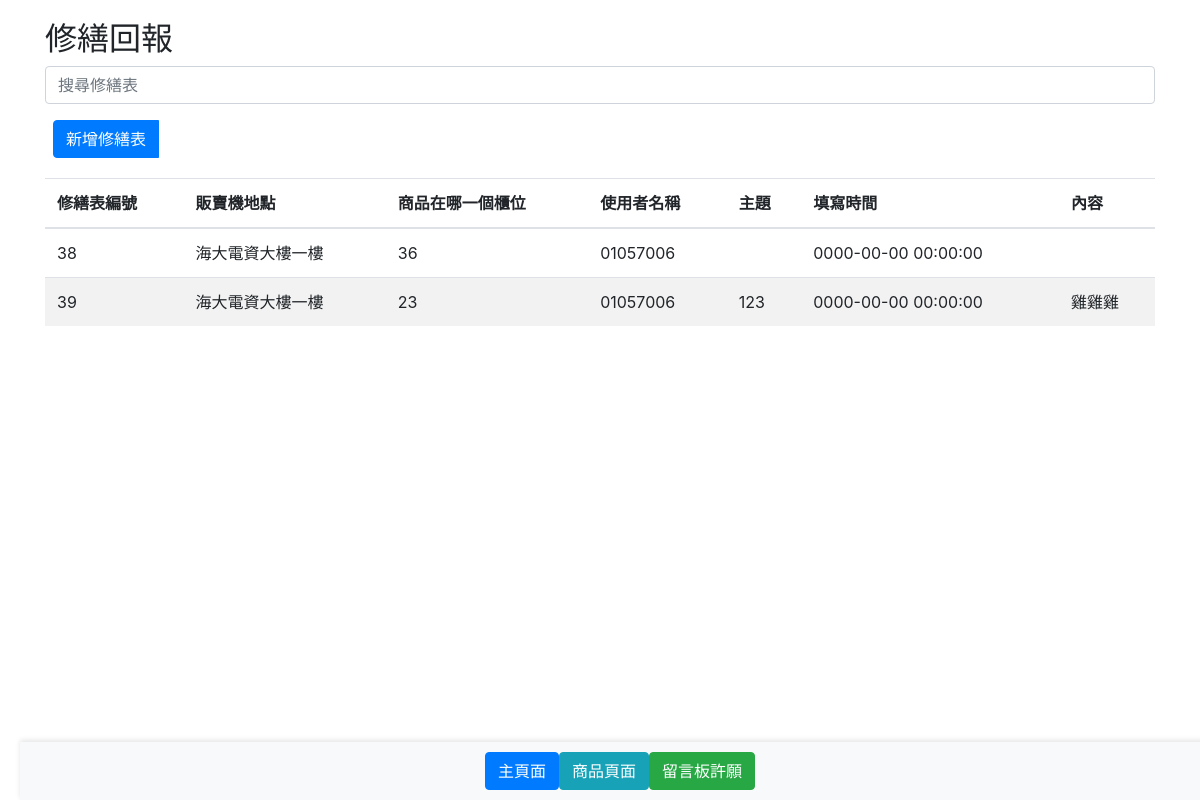
/fix_page.php, run on the app's committed database.
### tables this page shows
CREATE TABLE `fixboard` (
  `fixboard_id` int(10) NOT NULL,
  `place_id` int(10) UNSIGNED NOT NULL,
  `product_counter` int(10) UNSIGNED DEFAULT NULL,
  `username` varchar(50) DEFAULT NULL,
  `fixboard_subject` varchar(100) DEFAULT NULL,
  `fixboard_time` datetime DEFAULT NULL,
  `fixboard_content` varchar(100) DEFAULT NULL
);

### fix_page.php (the view, shortened to what this page needs)
<?php
include 'connMysql.php';
$sql = "SELECT * FROM fixboard";
$result = $db_link->query($sql);
?>
<!DOCTYPE html>
<html lang="en">
<head>
    <link rel="stylesheet" href="https://maxcdn.bootstrapcdn.com/bootstrap/4.5.2/css/bootstrap.min.css">
</head>
<body>
    <div class="container">
        <h2>修繕回報</h2>
        <div class="form-group">
            <input type="text" class="form-control" id="searchInput" placeholder="搜尋修繕表" oninput="searchFixboard()">
        </div>
        <div class="btn-group ml-2">
            <button class="btn btn-primary" data-toggle="modal" data-target="#addFixboardModal">新增修繕表</button>
        </div>
        <div class="table-container">
            <table class="table table-striped">
                <thead>
                    <tr>
                        <th>修繕表編號</th>
                        <th>販賣機地點</th>
                        <th>商品在哪一個櫃位</th>
                        <th>使用者名稱</th>
                        <th>主題</th>
                        <th>填寫時間</th>
                        <th>內容</th>
                    </tr>
                </thead>
                <tbody id="fixboardTableBody">
                    <tr>
                        <?php
                        $fixboards = $result->fetch_all(MYSQLI_ASSOC);
                        foreach ($fixboards as $fixboard) {
                            echo "<tr><div class='fixboard-block'>";
                            echo "<td>{$fixboard['fixboard_id']}</td>";
                            echo "<td>";
                            if ($fixboard['place_id'] == 1) {
                                echo "海大電資大樓一樓";
                            } else {
                                echo "第三餐廳門口";
                            }
                            echo "</td>";
                            echo "<td> {$fixboard['product_counter']} </td>";
                            echo "<td> {$fixboard['username']} </td>";
                            echo "<td> {$fixboard['fixboard_subject']} </td>";
                            echo "<td> {$fixboard['fixboard_time']} </td>";
                            echo "<td> {$fixboard['fixboard_content']} </td>";
                            echo "</div></tr>";
                        }
                        ?>
                    </tr>
                </tbody>
            </table>
        </div>
    </div>
    <div class="footer-buttons" id="footerButtons">
        <div class="container">
            <a href="index.php" class="btn btn-primary btn-custom">主頁面</a>
            <a href="product_page.php" class="btn btn-info btn-custom">商品頁面</a>
            <a href="wish_page.php" class="btn btn-success btn-custom">留言板許願</a>
        </div>
    </div>
</body>
</html>

### fix_page.php (style rules this page uses)
body { padding: 20px; }
.table-container { margin-top: 20px; }
.footer-buttons { position: fixed; bottom: 0; width: 100%; background-color: #f8f9fa; padding: 10px 0; box-shadow: 0 -2px 5px rgba(0, 0, 0, 0.1); transition: bottom 0.3s ease; z-index: 1000; }
.footer-buttons .container { display: flex; justify-content: center; align-items: center; }

### data on the page
fixboard: fixboard_id "38", shows "海大電資大樓一樓", product_counter "36", username "01057006", fixboard_time "0000-00-00 00:00:00"
fixboard: fixboard_id "39", shows "海大電資大樓一樓", product_counter "23", username "01057006", fixboard_subject "123", fixboard_time "0000-00-00 00:00:00", fixboard_content "雞雞雞"
